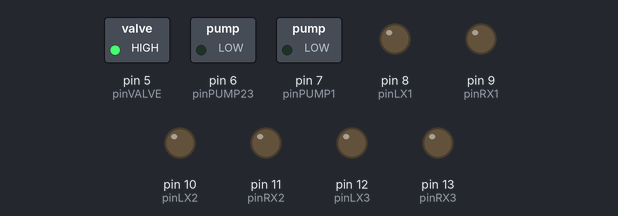
The sketch below on a simulated Arduino Uno, built with avr-gcc and run on an emulated ATmega328P. Shown: switched loads named in the sketch (green lamp = pin HIGH), output pins drawn as LEDs (lit = HIGH). Dashed ring = blinking.

Above: at 1.0 s.
Timing chart, 0 to 5.1 s (numbered marks = the images above):
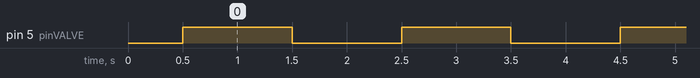

Measured:
- by itself, pin 5 (pinVALVE): alternates HIGH for 1.0 s and LOW for 1.0 s

The sketch:

test_ch4_alternate.ino
```cpp
/*
  test setup for CHANNEL 4 (VALVES) function (alternating activity)
  T = 2s
*/


// output>pin, pump1>7, pump2,pump3>6, valve4>5

static int pinVALVE = 5; // #4
static int pinPUMP1 = 7;
static int pinLX1 = 8; // outward
static int pinRX1 = 9; // inward
static int pinPUMP23 = 6;
static int pinLX2 = 10; // outward
static int pinRX2 = 11; // inward
static int pinLX3 = 12; // outward
static int pinRX3 = 13; // inward

// the setup function runs once when you press reset or power the board
void setup() {
  // initialize digital pin LED_BUILTIN as an output.
  pinMode(pinVALVE, OUTPUT);
  pinMode(pinPUMP1, OUTPUT);
  pinMode(pinLX1, OUTPUT);
  pinMode(pinRX1, OUTPUT);
  pinMode(pinPUMP23, OUTPUT);
  pinMode(pinLX2, OUTPUT);
  pinMode(pinRX2, OUTPUT);
  pinMode(pinLX3, OUTPUT);
  pinMode(pinRX3, OUTPUT);

  delay(500);

  digitalWrite(pinVALVE, LOW);
}

// the loop function runs over and over again forever
void loop() {

  digitalWrite(pinVALVE, HIGH);
  delay(1000);
  digitalWrite(pinVALVE, LOW);
  delay(1000);
}
```
